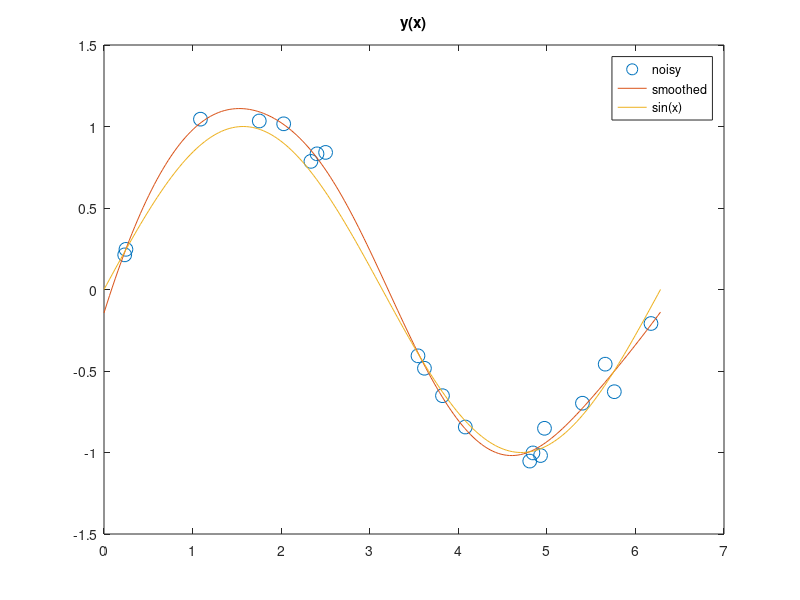

Source code (MATLAB):
pkg load data-smoothing
 
 npts = 20;
 x = rand(npts,1)*2*pi;
 y = sin(x);
 y = y + 1e-1*randn(npts,1);
 xh = linspace(0,2*pi,200)';
 [yh, lambda] = regdatasmooth (x, y, "d", 3, "xhat", xh);
 lambda
 clf
 figure(1);
 plot(x,y,'o','markersize',10,xh,yh,xh,sin(xh))
 title("y(x)")
 legend("noisy","smoothed","sin(x)","location","northeast");
 %--------------------------------------------------------
 % smoothing of scattered data, using "gcv" to determine the optimal lambda